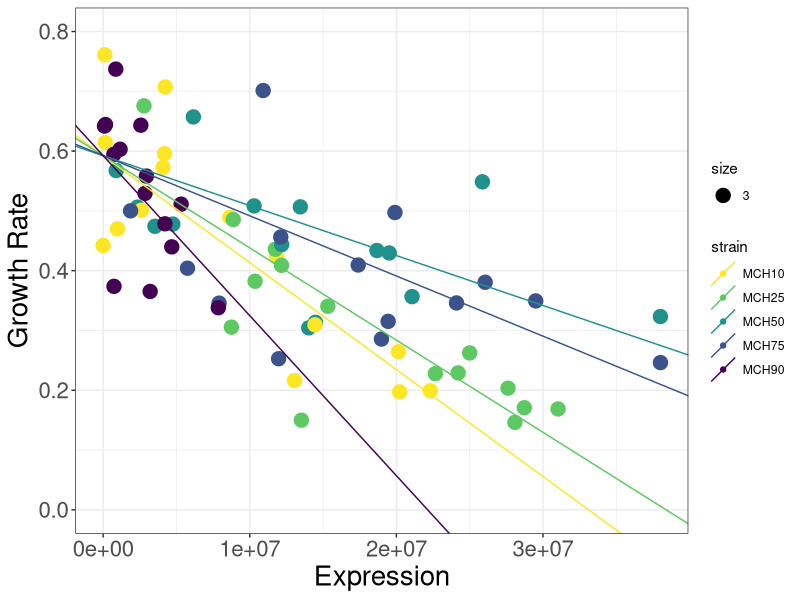
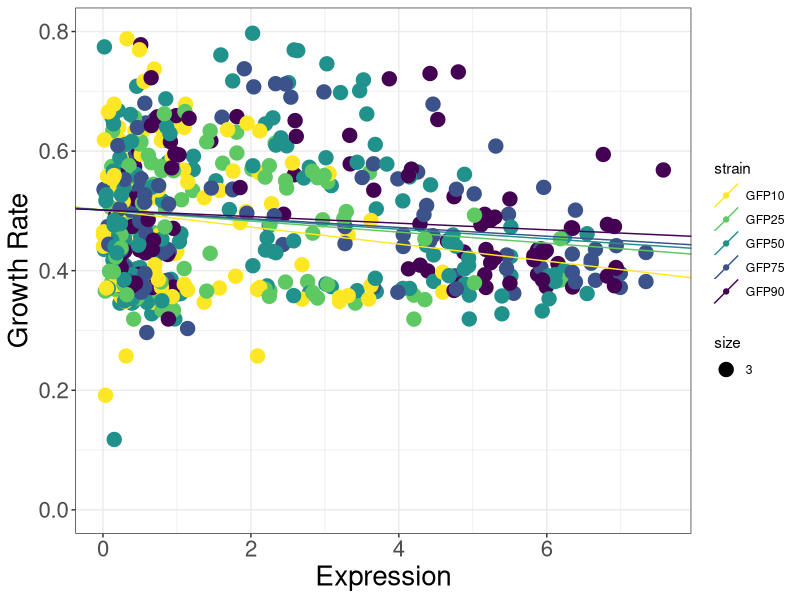
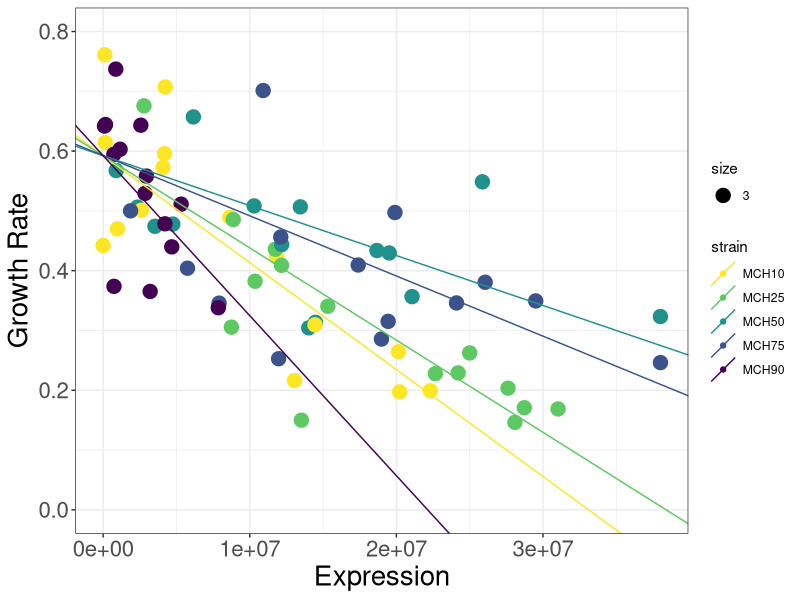
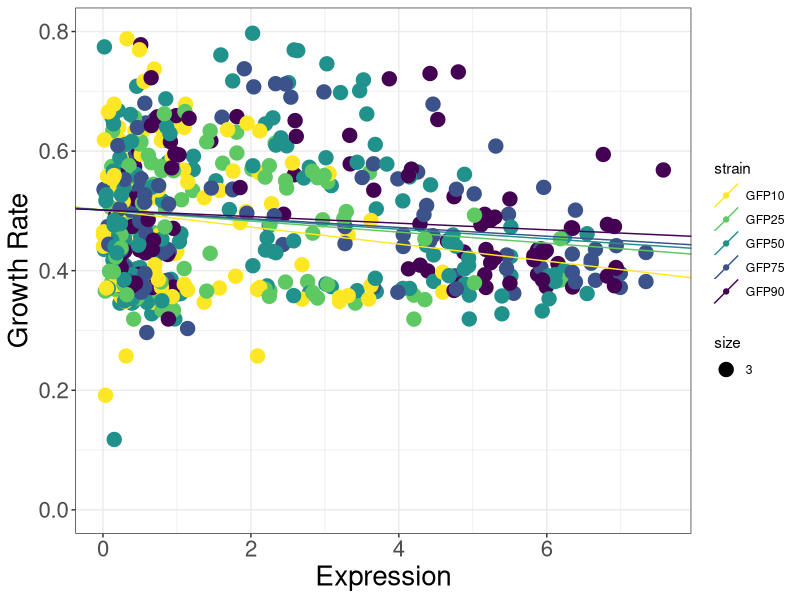

The R script that drew these images, in order:
# ----------------- Boilerplate
library(dplyr)
library(ggplot2)
library(patchwork)
library(slider)
library(data.table)
library(zoo)
library(tidyverse)
library(scales)

# -------------- Trim Dataframe

trim_df <- function(df, grow_time, output_time){
  # Grab growth
  growth_rates <- df[df$time == grow_time,]
  growth_rates <- growth_rates[c("groupID", "strain", "rbs", "growthrate")]
  # Grab Output
  expression <- df[df$time == output_time,]
  expression <- expression[c("groupID", "expression")]
  # Merge on ID
  merge <- merge(x = growth_rates, y = expression, by = "groupID", all.x = TRUE)
  return (merge)
}



# -------------- Regression model

linreg_decent_fixed_b <- function(x_column, y_column, categories) {
  reg_df <- data.frame(x=x_column, y=y_column, species = categories)
  model <- lm(y~x:species, data=reg_df )
  
  return(model)
}
linreg_decent_fixed_b_coef <- function(x_column, y_column, categories) {
  regression <- linreg_decent_fixed_b(x_column, y_column, categories)
  coefficients <- data.frame(b=rep(regression$coefficients[1], length(unique(categories))),
                             m=regression$coefficients[-1],
                             strain=sort(unique(categories)))
  
  return(coefficients)
}



# ----------------- Plot logic
plot_exp_gr <- function(df, coefficients){
  result <- ggplot() +
    geom_point(data= df,
               aes(x = expression, y = growthrate, color=strain, size=3, group=groupID)) +
    theme_bw() + ylab("Growth Rate") + xlab("Expression") + scale_color_manual(values=c("#fde725", "#5ec962", "#21918c", '#3b528b', '#440154')) + ylim(0, 0.8) +
    geom_abline(data=coefficients, aes(intercept=b, slope=m, colour=strain))+theme(axis.text=element_text(size=16), axis.title=element_text(size=20))
  return (result)
}


# ------------------- Generate
# -- mCherry
mcherry_growth_time <- 11700
mcherry_fluor_time <- 11700+900*3

df = read.csv("../processed_data/experimental_per_mcherry.csv")

trimmed_df <- trim_df(df, mcherry_growth_time, mcherry_fluor_time)
mch_coefficients <- linreg_decent_fixed_b_coef(trimmed_df$expression,
                                   trimmed_df$growthrate,
                                   trimmed_df$strain)
mch_plot <- plot_exp_gr(trimmed_df, mch_coefficients)
mch_plot

ggsave('expr_v_grow/per_mch_growth.png', mch_plot, width = 9, height = 9)

# -- sfGFP
gfp_growth_time <- 11700 
gfp_fluor_time <- 11700 

df = read.csv("../processed_data/experimental_per_gfp.csv")

trimmed_df <- trim_df(df, gfp_growth_time, gfp_fluor_time)
gfp_coefficients <- linreg_decent_fixed_b_coef(trimmed_df$expression,
                                               trimmed_df$growthrate,
                                               trimmed_df$strain)
gfp_plot <- plot_exp_gr(trimmed_df, gfp_coefficients)
gfp_plot

ggsave('expr_v_grow/per_gfp_growth.png', gfp_plot, width = 9, height = 9)
